Frame 1 (no input): blank canvas, image omitted
Frame 60 (the mouse pressed at the canvas centre just before this capture): blank canvas, image omitted
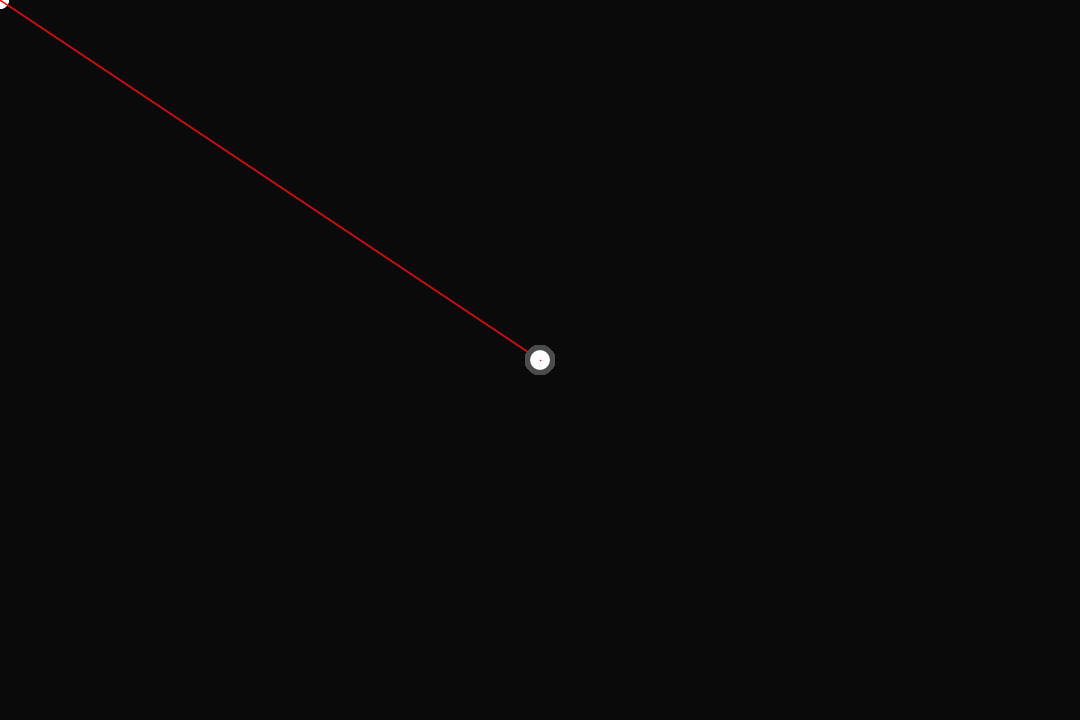
Frame 120 (the mouse held since frame 60 and released just before this capture)

The Processing sketch whose frames 1 and 60 were blank and that drew this single picture after the mouse press (run headless with seeded random() and noise(); from frame 60 on, the mouse is pressed at the canvas centre):

// Processing sketch: storytellingwdata
// ── storytellingwdata.pde
float si;
float f=100;
float value=0.01;

void setup(){
 size(1080,720);
 background(10);
 frameRate(60);
 colorMode(HSB,100,100,100);
}

void draw() {
  if (mousePressed){
    fill(100,0,30);
    noStroke();
    ellipse(mouseX,mouseY,30,30);
  }
  
  if (mouseX == pmouseX && mouseY == pmouseY){
    si+=0.3;
    fill(100,0,100);
    noStroke();
    ellipse(mouseX,mouseY,si,si);
  } else {
    si = 2;
  }
  
  f = f - value;
  
  if (f > 100 || f < 0){
    value= value * -1;
  }
  stroke(f,100,100);
  strokeWeight(1.5);
  line(mouseX, mouseY, pmouseX, pmouseY);
}
